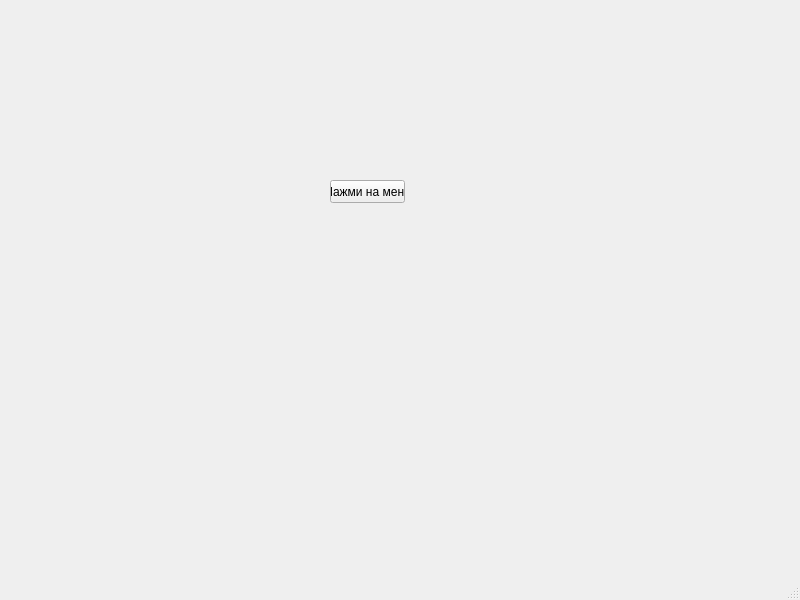
<?xml version="1.0" encoding="UTF-8"?>
<ui version="4.0">
 <class>MainWindow</class>
 <widget class="QMainWindow" name="MainWindow">
  <property name="geometry">
   <rect>
    <x>0</x>
    <y>0</y>
    <width>800</width>
    <height>600</height>
   </rect>
  </property>
  <property name="windowTitle">
   <string>MainWindow</string>
  </property>
  <widget class="QWidget" name="centralwidget">
   <widget class="QPushButton" name="buttonSokolovich">
    <property name="geometry">
     <rect>
      <x>330</x>
      <y>180</y>
      <width>75</width>
      <height>23</height>
     </rect>
    </property>
    <property name="text">
     <string>Нажми на меня</string>
    </property>
   </widget>
  </widget>
  <widget class="QMenuBar" name="menubar">
   <property name="geometry">
    <rect>
     <x>0</x>
     <y>0</y>
     <width>800</width>
     <height>21</height>
    </rect>
   </property>
  </widget>
  <widget class="QStatusBar" name="statusbar"/>
 </widget>
 <resources/>
 <connections/>
</ui>
